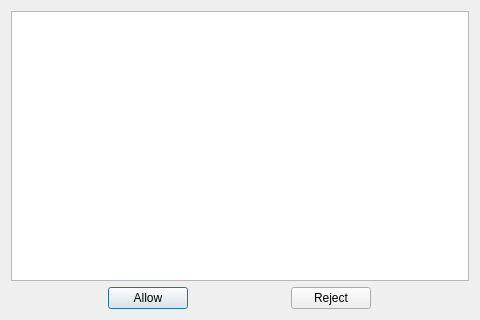
<?xml version="1.0" encoding="UTF-8"?>
<ui version="4.0">
 <class>Dialog</class>
 <widget class="QDialog" name="Dialog">
  <property name="geometry">
   <rect>
    <x>0</x>
    <y>0</y>
    <width>480</width>
    <height>320</height>
   </rect>
  </property>
  <property name="windowTitle">
   <string>APIRequest</string>
  </property>
  <layout class="QVBoxLayout" name="verticalLayout">
   <item>
    <widget class="QTextBrowser" name="textBrowser"/>
   </item>
   <item>
    <layout class="QHBoxLayout" name="horizontalLayout">
     <item>
      <widget class="QPushButton" name="allowButton">
       <property name="sizePolicy">
        <sizepolicy hsizetype="Fixed" vsizetype="Fixed">
         <horstretch>0</horstretch>
         <verstretch>0</verstretch>
        </sizepolicy>
       </property>
       <property name="text">
        <string>Allow</string>
       </property>
      </widget>
     </item>
     <item>
      <widget class="QPushButton" name="rejectButton">
       <property name="sizePolicy">
        <sizepolicy hsizetype="Fixed" vsizetype="Fixed">
         <horstretch>0</horstretch>
         <verstretch>0</verstretch>
        </sizepolicy>
       </property>
       <property name="text">
        <string>Reject</string>
       </property>
      </widget>
     </item>
    </layout>
   </item>
  </layout>
 </widget>
 <resources/>
 <connections>
  <connection>
   <sender>allowButton</sender>
   <signal>clicked()</signal>
   <receiver>Dialog</receiver>
   <slot>accept()</slot>
   <hints>
    <hint type="sourcelabel">
     <x>140</x>
     <y>295</y>
    </hint>
    <hint type="destinationlabel">
     <x>48</x>
     <y>295</y>
    </hint>
   </hints>
  </connection>
  <connection>
   <sender>rejectButton</sender>
   <signal>clicked()</signal>
   <receiver>Dialog</receiver>
   <slot>reject()</slot>
   <hints>
    <hint type="sourcelabel">
     <x>359</x>
     <y>295</y>
    </hint>
    <hint type="destinationlabel">
     <x>418</x>
     <y>296</y>
    </hint>
   </hints>
  </connection>
 </connections>
</ui>
